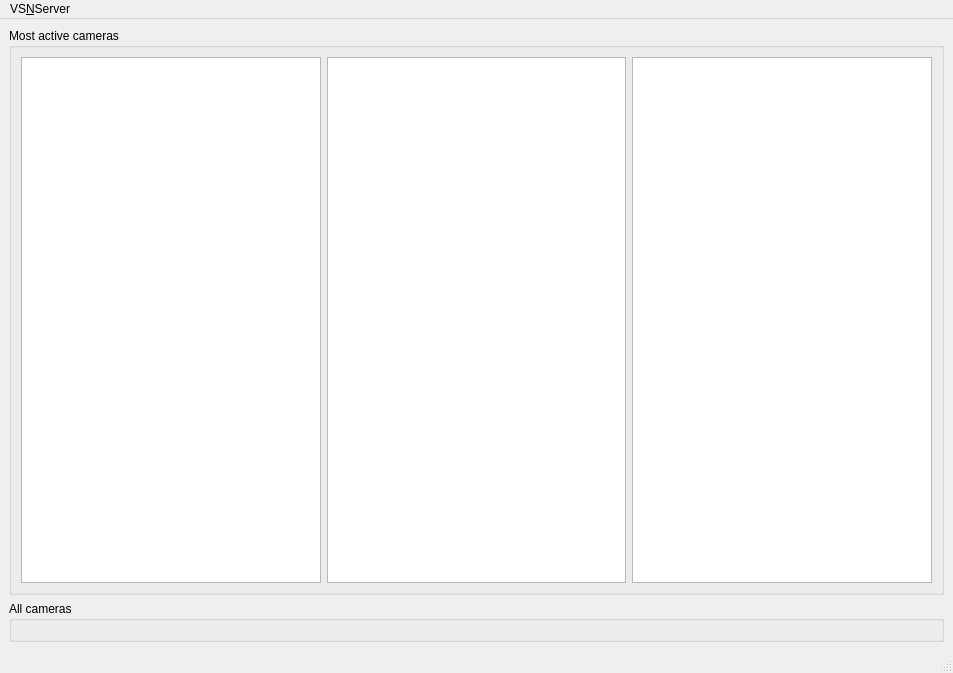
<?xml version="1.0" encoding="UTF-8"?>
<ui version="4.0">
 <class>VSNServer</class>
 <widget class="QMainWindow" name="VSNServer">
  <property name="geometry">
   <rect>
    <x>0</x>
    <y>0</y>
    <width>953</width>
    <height>673</height>
   </rect>
  </property>
  <property name="windowTitle">
   <string>MainWindow</string>
  </property>
  <widget class="QWidget" name="centralwidget">
   <layout class="QGridLayout" name="gridLayout">
    <item row="0" column="0">
     <widget class="QGroupBox" name="mostActiveCamerasGroupBox">
      <property name="title">
       <string>Most active cameras</string>
      </property>
      <layout class="QGridLayout" name="gridLayout_2">
       <item row="0" column="0">
        <widget class="QGraphicsView" name="mostActivePreview3"/>
       </item>
       <item row="0" column="2">
        <widget class="QGraphicsView" name="mostActivePreview1"/>
       </item>
       <item row="0" column="1">
        <widget class="QGraphicsView" name="mostActivePreview2"/>
       </item>
      </layout>
     </widget>
    </item>
    <item row="1" column="0">
     <widget class="QGroupBox" name="allCamerasGroupBox">
      <property name="title">
       <string>All cameras</string>
      </property>
      <layout class="QGridLayout" name="allCamerasLayout"/>
     </widget>
    </item>
   </layout>
  </widget>
  <widget class="QMenuBar" name="menubar">
   <property name="geometry">
    <rect>
     <x>0</x>
     <y>0</y>
     <width>953</width>
     <height>30</height>
    </rect>
   </property>
   <widget class="QMenu" name="menuVSN">
    <property name="title">
     <string>VS&amp;NServer</string>
    </property>
    <addaction name="actionClose"/>
   </widget>
   <addaction name="menuVSN"/>
  </widget>
  <widget class="QStatusBar" name="statusbar"/>
  <action name="actionClose">
   <property name="text">
    <string>&amp;Close</string>
   </property>
  </action>
 </widget>
 <resources/>
 <connections>
  <connection>
   <sender>actionClose</sender>
   <signal>triggered()</signal>
   <receiver>VSNServer</receiver>
   <slot>close()</slot>
   <hints>
    <hint type="sourcelabel">
     <x>-1</x>
     <y>-1</y>
    </hint>
    <hint type="destinationlabel">
     <x>476</x>
     <y>339</y>
    </hint>
   </hints>
  </connection>
 </connections>
</ui>
